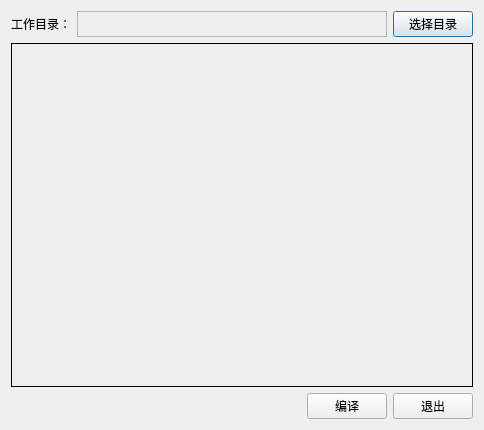
<?xml version="1.0" encoding="UTF-8"?>
<ui version="4.0">
 <class>RpChmDialog</class>
 <widget class="QDialog" name="RpChmDialog">
  <property name="geometry">
   <rect>
    <x>0</x>
    <y>0</y>
    <width>484</width>
    <height>430</height>
   </rect>
  </property>
  <property name="windowTitle">
   <string/>
  </property>
  <layout class="QVBoxLayout" name="verticalLayout_2">
   <item>
    <layout class="QVBoxLayout" name="verticalLayout" stretch="0,0,1,0,0">
     <property name="sizeConstraint">
      <enum>QLayout::SetDefaultConstraint</enum>
     </property>
     <item>
      <layout class="QHBoxLayout" name="horizontalLayout_3" stretch="">
       <property name="sizeConstraint">
        <enum>QLayout::SetDefaultConstraint</enum>
       </property>
      </layout>
     </item>
     <item>
      <layout class="QHBoxLayout" name="horizontalLayout" stretch="0,3,0">
       <property name="sizeConstraint">
        <enum>QLayout::SetDefaultConstraint</enum>
       </property>
       <item>
        <widget class="QLabel" name="label_2">
         <property name="text">
          <string>工作目录：</string>
         </property>
        </widget>
       </item>
       <item>
        <widget class="QLabel" name="workPathLabel">
         <property name="frameShape">
          <enum>QFrame::StyledPanel</enum>
         </property>
         <property name="frameShadow">
          <enum>QFrame::Sunken</enum>
         </property>
         <property name="text">
          <string/>
         </property>
        </widget>
       </item>
       <item>
        <widget class="QPushButton" name="workPathButton">
         <property name="text">
          <string>选择目录</string>
         </property>
        </widget>
       </item>
      </layout>
     </item>
     <item>
      <widget class="QLabel" name="textDescLabel">
       <property name="frameShape">
        <enum>QFrame::Panel</enum>
       </property>
       <property name="frameShadow">
        <enum>QFrame::Plain</enum>
       </property>
       <property name="text">
        <string/>
       </property>
       <property name="alignment">
        <set>Qt::AlignLeading|Qt::AlignLeft|Qt::AlignTop</set>
       </property>
      </widget>
     </item>
     <item>
      <layout class="QHBoxLayout" name="horizontalLayout_2" stretch=""/>
     </item>
     <item>
      <layout class="QHBoxLayout" name="horizontalLayout_4">
       <item>
        <spacer name="horizontalSpacer_2">
         <property name="orientation">
          <enum>Qt::Horizontal</enum>
         </property>
         <property name="sizeHint" stdset="0">
          <size>
           <width>40</width>
           <height>20</height>
          </size>
         </property>
        </spacer>
       </item>
       <item>
        <widget class="QPushButton" name="buildButton">
         <property name="text">
          <string>编译</string>
         </property>
        </widget>
       </item>
       <item>
        <widget class="QPushButton" name="exitButton">
         <property name="text">
          <string>退出</string>
         </property>
        </widget>
       </item>
      </layout>
     </item>
    </layout>
   </item>
  </layout>
 </widget>
 <resources/>
 <connections/>
</ui>
